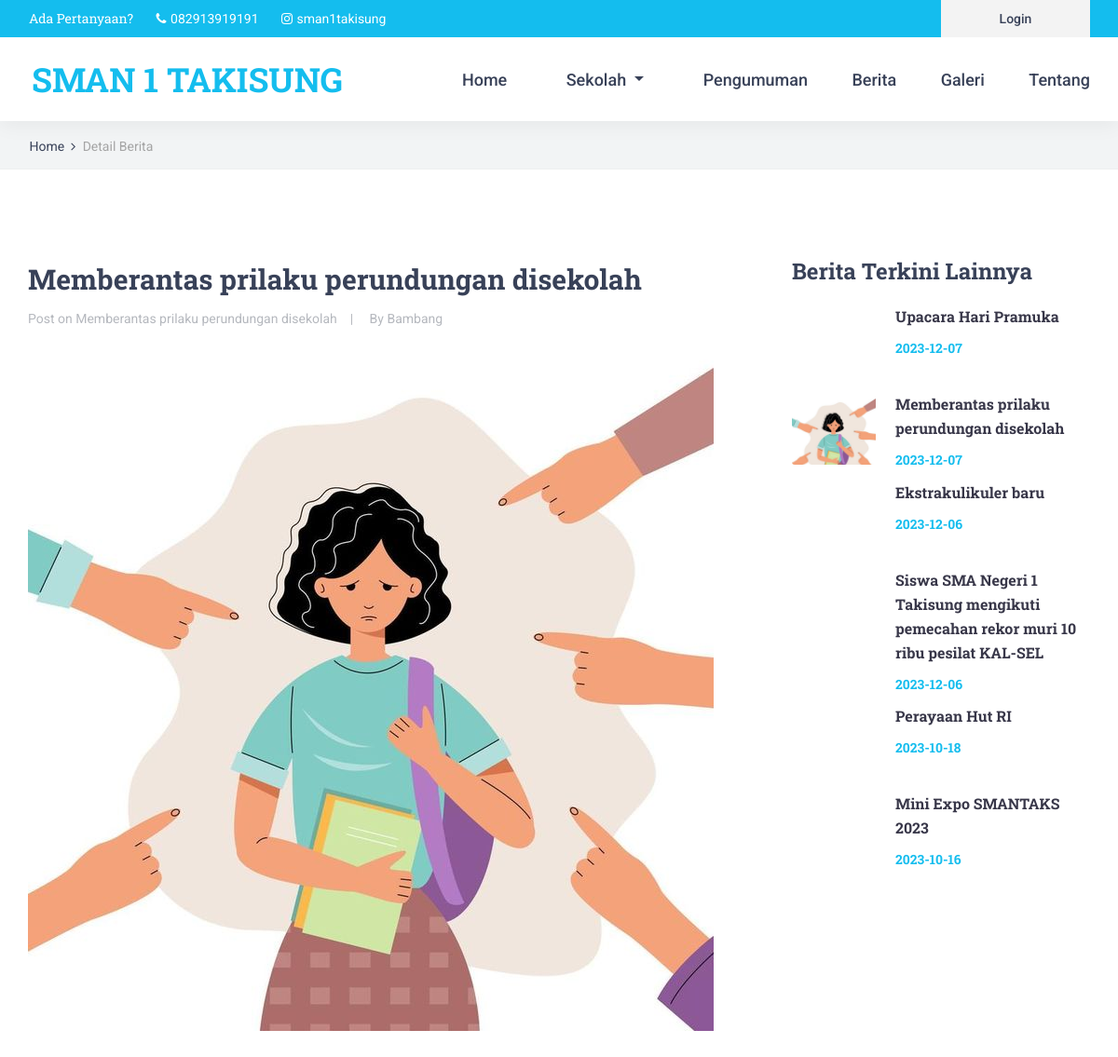
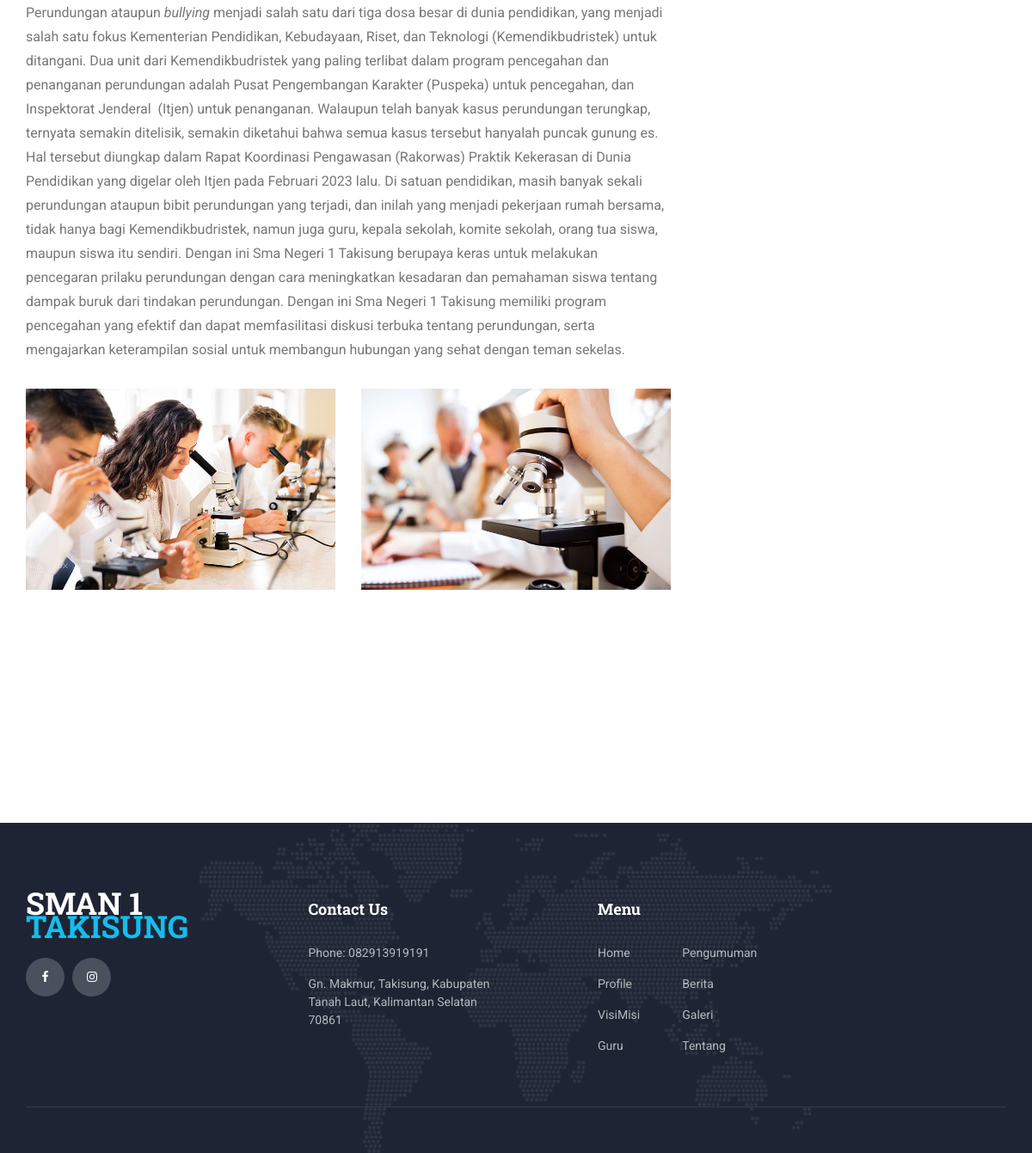
Page /home/detail_berita/memberantas-prilaku-perundungan-disekolah on the committed database (2 pictures, top to bottom).
### tables this page shows
CREATE TABLE `setting` (
  `id_setting` int(11) NOT NULL,
  `nama_sekolah` varchar(255) DEFAULT NULL,
  `alamat` varchar(255) DEFAULT NULL,
  `no_telepon` varchar(15) DEFAULT NULL,
  `kepala_sekolah` varchar(30) DEFAULT NULL,
  `nip` varchar(20) DEFAULT NULL,
  `foto_kepsek` varchar(255) DEFAULT NULL,
  `visi` text DEFAULT NULL,
  `misi` text DEFAULT NULL,
  `sejarah` text DEFAULT NULL
);

CREATE TABLE `berita` (
  `id_berita` int(11) NOT NULL,
  `id_admin` int(11) DEFAULT NULL,
  `judul_berita` varchar(255) DEFAULT NULL,
  `slug_berita` varchar(255) DEFAULT NULL,
  `isi_berita` text DEFAULT NULL,
  `gambar_berita` varchar(50) DEFAULT NULL,
  `tgl_berita` date NOT NULL DEFAULT current_timestamp()
);

### application/views/layout/v_wrapper.php (called while the page is built)
<?php
require_once('v_head.php');
require_once('v_header.php');
require_once('v_nav.php');
require_once('v_content.php');
require_once('v_footer.php');

### application/controllers/Home.php (called while the page is built, shortened)
<?php
class Home extends CI_Controller {
	public function __construct()
    {
        $this->load->model('m_home');
    }
	public function detail_berita($slug_berita)
	{
		$data = array(
			'title' 			=> 'Detail Berita',
			'latest_berita'		=> $this->m_home->latest_berita(),
			'berita'			=> $this->m_home->detail_berita($slug_berita),
			'isi' 				=> 'v_detail_berita'
		);
		$this->load->view('layout/v_wrapper',$data,FALSE);
			}
}

### index.php (called while the page is built, shortened)
<?php
require_once BASEPATH.'core/CodeIgniter.php';

### application/models/M_setting.php (called while the page is built, shortened)
<?php
class M_setting extends CI_Model {
	public function detail()
	{
        $this->db->select('*');
        $this->db->from('setting');
        $this->db->where('id_setting', 1);
        return $this->db->get()->row();
	}
}

### application/views/layout/v_content.php (called while the page is built)
<?php
if ($isi) {
    $this->load->view($isi);
}

### application/models/M_home.php (called while the page is built, shortened)
<?php
class M_home extends CI_Model {
      public function detail_berita($slug_berita)
      {
          $this->db->select('*');
          $this->db->from('berita');
          $this->db->join('admin', 'admin.id_admin = berita.id_admin', 'left');
          $this->db->where('slug_berita',$slug_berita);
          return $this->db->get()->row();
      }
      public function latest_berita()
      {
        $this->db->select('*');
        $this->db->from('berita');
        $this->db->join('admin', 'admin.id_admin = berita.id_admin', 'left');
        $this->db->order_by('id_berita','desc');
        $this->db->limit(10);
        return $this->db->get()->result();
      }
}

### application/views/v_detail_berita.php (the view, shortened to what this page needs)
<div class="home">
		<div class="breadcrumbs_container">
			<div class="container">
				<div class="row">
					<div class="col">
						<div class="breadcrumbs">
							<ul>
								<li><a href="<?= base_url('home') ?>">Home</a></li>
								<li>Detail Berita</li>
							</ul>
						</div>
					</div>
				</div>
			</div>
		</div>
	</div>
	<div class="blog">
		<div class="container">
			<div class="row">
				<div class="col-lg-8">
					<div class="blog_content">
						<div class="blog_title"><?= $berita->judul_berita ?></div>
						<div class="blog_meta">
							<ul>
								<li>Post on <a href="#"><?= $berita->judul_berita ?></a></li>
								<li>By <a href="#"><?= $berita->nama_admin ?></a></li>
							</ul>
						</div>
						<div class="blog_image"><img src="<?= base_url('gambar_berita/'.$berita->gambar_berita) ?>" alt=""></div>
						<p><?= $berita->isi_berita ?></p>
						<div class="blog_images">
							<div class="row">
								<div class="col-lg-6 blog_images_col"><div class="blog_image_small"><img src="images/blog_images_1.jpg" alt=""></div></div>
								<div class="col-lg-6 blog_images_col"><div class="blog_image_small"><img src="images/blog_images_2.jpg" alt=""></div></div>
							</div>
						</div>
					</div>
				</div>
				<div class="col-lg-4">
					<div class="sidebar">
						<div class="sidebar_section">
							<div class="sidebar_section_title">Berita Terkini Lainnya</div>
							<div class="sidebar_latest">
									<?php foreach ($latest_berita as $key => $value) { ?>
								<div class="latest d-flex flex-row align-items-start justify-content-start">
									<div class="latest_image"><div><img src="<?= base_url('gambar_berita/'.$value->gambar_berita) ?>" alt=""></div></div>
									<div class="latest_content">
										<div class="latest_title"><a href="<?= base_url('home/detail_berita/'.$value->slug_berita) ?>"><?= $value->judul_berita ?></a></div>
										<div class="latest_price"><?= $value->tgl_berita ?></div>
									</div>
								</div>
								<?php } ?>
							</div>
						</div>
					</div>
				</div>
			</div>
		</div>
	</div>
<div class="newsletter">
	<div class="newsletter_background parallax-window" data-parallax="scroll" data-image-src="<?= base_url() ?>template/front-end/images/newsletter.jpg" data-speed="0.8"></div>
	<div class="container">
		<div class="row">
			<div class="col">
				<div class="newsletter_container d-flex flex-lg-row flex-column align-items-center justify-content-center">
					<div class="newsletter_content text-lg-left text-center">
						<div class="newsletter_title">TERIMA KASIH TELAH BERKUNJUNG KE HALAMAN WEBSITE KAMI</div>
						<div class="newsletter_subtitle text-center">Ikuti Terus Website SMAN 1 Takisung Untuk Info Lainnya</div>
					</div>
				</div>
			</div>
		</div>
	</div>
</div>

### application/views/layout/v_head.php (shortened to what this page needs)
<!DOCTYPE html>
<html lang="en">
<head>
<link rel="stylesheet" type="text/css" href="<?= base_url() ?>template/front-end/styles/bootstrap4/bootstrap.min.css">
<link href="<?= base_url() ?>template/front-end/plugins/font-awesome-4.7.0/css/font-awesome.min.css" rel="stylesheet" type="text/css">
<link rel="stylesheet" type="text/css" href="<?= base_url() ?>template/front-end/plugins/OwlCarousel2-2.2.1/owl.carousel.css">
<link rel="stylesheet" type="text/css" href="<?= base_url() ?>template/front-end/plugins/OwlCarousel2-2.2.1/owl.theme.default.css">
<link rel="stylesheet" type="text/css" href="<?= base_url() ?>template/front-end/plugins/OwlCarousel2-2.2.1/animate.css">
<link href="<?= base_url() ?>template/front-end/plugins/colorbox/colorbox.css" rel="stylesheet" type="text/css">
<link rel="stylesheet" type="text/css" href="<?= base_url() ?>template/front-end/styles/main_styles.css">
<link rel="stylesheet" type="text/css" href="<?= base_url() ?>template/front-end/styles/responsive.css">
<link rel="stylesheet" type="text/css" href="<?= base_url() ?>template/front-end/styles/contact.css">
<link rel="stylesheet" type="text/css" href="<?= base_url() ?>template/front-end/styles/contact_responsive.css">
<link rel="stylesheet" type="text/css" href="<?= base_url() ?>template/front-end/styles/courses.css">
<link rel="stylesheet" type="text/css" href="<?= base_url() ?>template/front-end/styles/courses_responsive.css">
<link rel="stylesheet" type="text/css" href="<?= base_url() ?>template/front-end/styles/blog_single.css">
<link rel="stylesheet" type="text/css" href="<?= base_url() ?>template/front-end/styles/blog_single_responsive.css">
<link rel="stylesheet" type="text/css" href="<?= base_url() ?>template/front-end/styles/about.css">
<link rel="stylesheet" type="text/css" href="<?= base_url() ?>template/front-end/styles/about_responsive.css">
</head>

### application/views/layout/v_header.php
<?php
$setting = $this->m_setting->detail();
?>
<header class="header">
            <div class="top_bar">
                <div class="top_bar_container">
                    <div class="container">
                        <div class="row">
                            <div class="col">
                                <div class="top_bar_content d-flex flex-row align-items-center justify-content-start">
                                    <ul class="top_bar_contact_list">
                                        <li><div class="question">Ada Pertanyaan? </div></li>
                                        <li>
                                            <i class="fa fa-phone" aria-hidden="true"></i>
                                            <div><?= $setting->no_telepon ?></div>
                                        </li>
                                        <li>
                                            <i class="fa fa-instagram" aria-hidden="true"></i>
                                            <div>sman1takisung</div>
                                        </li>
                                    </ul>
                                    <div class="top_bar_login ml-auto">
                                        <div class="login_button"><a href="<?= base_url ('login')?>">Login</a></div>
                                    </div>
                                </div>
                            </div>
                        </div>
                    </div>
                </div>
            </div>

### application/views/layout/v_nav.php (shortened to what this page needs)
<div class="header_container">
               <div class="container">
                   <div class="row">
                       <div class="col">
                           <div class="header_content d-flex flex-row align-items-center justify-content-start">
                               <div class="logo_container">
                                   <a href="<?= base_url('home') ?>">
                                       <div class="logo_text"><span><?= $setting->nama_sekolah ?></span> </div>
                                   </a>
                               </div>
                               <nav class="main_nav_contaner ml-auto">
                                   <ul class="main_nav">
                                       <li><a href="<?= base_url('home') ?>">Home</a></li>
                                       <li class="nav-item dropdown">
           <a class="nav-link dropdown-toggle" href="#" id="navbarDropdown" role="button" data-toggle="dropdown" aria-haspopup="true" aria-expanded="false">
             Sekolah
           </a>
         </li>
                                       <li><a href="<?= base_url('home/pengumuman') ?>">Pengumuman</a></li>
                                       <li><a href="<?= base_url('home/berita') ?>">Berita</a></li>
                                       <li><a href="<?= base_url('home/galeri') ?>">Galeri</a></li>
                                       <li><a href="<?= base_url('home/tentang') ?>">Tentang</a></li>
                                   </ul>
                               </nav>
                           </div>
                       </div>
                   </div>
               </div>
           </div>
       </header>

### application/views/layout/v_footer.php (shortened to what this page needs)
<?php
$setting = $this->m_setting->detail();
?>
<footer class="footer">
		<div class="footer_background" style="background-image:url(<?= base_url() ?>template/front-end/images/footer_background.png)"></div>
		<div class="container">
			<div class="row footer_row">
				<div class="col">
					<div class="footer_content">
						<div class="row">
							<div class="col-lg-3 footer_col">
								<div class="footer_section footer_about">
									<div class="footer_logo_container">
										<a href="#">
											<div class="footer_logo_text">SMAN 1<span> TAKISUNG</span></div>
										</a>
									</div>
									<div class="footer_social">
										<ul>
											<li><a href="https://www.facebook.com/people/SMP-Negeri-1-Takisung/100066665891826/?mibextid=JRoKGi"><i class="fa fa-facebook" aria-hidden="true"></i></a></li>
											<li><a href="https://www.instagram.com/sman1takisung/?utm_source=ig_web_button_share_sheet&igshid=OGQ5ZDc2ODk2ZA=="><i class="fa fa-instagram" aria-hidden="true"></i></a></li>
										</ul>
									</div>
								</div>
							</div>
							<div class="col-lg-3 footer_col">
								<div class="footer_section footer_contact">
									<div class="footer_title">Contact Us</div>
									<div class="footer_contact_info">
										<ul>
											<li>Phone: <?= $setting->no_telepon ?></li>
											<li><?= $setting->alamat ?></li>
										</ul>
									</div>
								</div>
							</div>
							<div class="col-lg-3 footer_col">
								<div class="footer_section footer_links">
									<div class="footer_title">Menu</div>
									<div class="footer_links_container">
										<ul>
											<li><a href="<?= base_url('home') ?>">Home</a></li>
											<li><a href="<?= base_url('home/profile') ?>">Profile</a></li>
											<li><a href="<?= base_url('home/visimisi') ?>">VisiMisi</a></li>
											<li><a href="<?= base_url('home/guru') ?>">Guru</a></li>
											<li><a href="<?= base_url('home/pengumuman') ?>">Pengumuman</a></li>
											<li><a href="<?= base_url('home/berita') ?>">Berita</a></li>
											<li><a href="<?= base_url('home/galeri') ?>">Galeri</a></li>
											<li><a href="<?= base_url('home/tentang') ?>">Tentang</a></li>
										</ul>
									</div>
								</div>
							</div>
							<div class="col-lg-3 footer_col clearfix">
							</div>
						</div>
					</div>
				</div>
			</div>
			<div class="row copyright_row">
				<div class="col">
					<div class="copyright d-flex flex-lg-row flex-column align-items-center justify-content-start">
					</div>
				</div>
			</div>
		</div>
	</footer>
</body>
</html>

### rows in the picture
setting: no_telepon "082913919191", nama_sekolah "SMAN 1 TAKISUNG", alamat "Gn. Makmur, Takisung, Kabupaten Tanah Laut, Kalimantan Selatan 70861"
berita: judul_berita "Memberantas prilaku perundungan disekolah", id_admin.nama_admin "Bambang", gambar_berita (picture), isi_berita "Perundungan ataupun bullying menjadi salah satu dari tiga dosa besar di dunia pendidikan, yang menjadi salah satu fokus Kementerian Pendidikan, Kebudayaan, Riset, dan Teknologi (Kemendikbudristek) untuk ditangani. Dua unit dari Kemendikbudristek yang paling terlibat dalam program pencegahan dan penanganan perundungan adalah Pusat Pengembangan Karakter (Puspeka) untuk pencegahan, dan Inspektorat Jenderal (Itjen) untuk penanganan. Walaupun telah banyak kasus perundungan terungkap, ternyata semakin ditelisik, semakin diketahui bahwa semua kasus tersebut hanyalah puncak gunung es. Hal tersebut diungkap dalam Rapat Koordinasi Pengawasan (Rakorwas) Praktik Kekerasan di Dunia Pendidikan yang…", tgl_berita "2023-12-07"
berita: judul_berita "Upacara Hari Pramuka", tgl_berita "2023-12-07"
berita: judul_berita "Ekstrakulikuler baru", tgl_berita "2023-12-06"
berita: judul_berita "Siswa SMA Negeri 1 Takisung mengikuti pemecahan rekor muri 10 ribu pesilat KAL-SEL", tgl_berita "2023-12-06"
berita: judul_berita "Perayaan Hut RI", tgl_berita "2023-10-18"
berita: judul_berita "Mini Expo SMANTAKS 2023", tgl_berita "2023-10-16"
